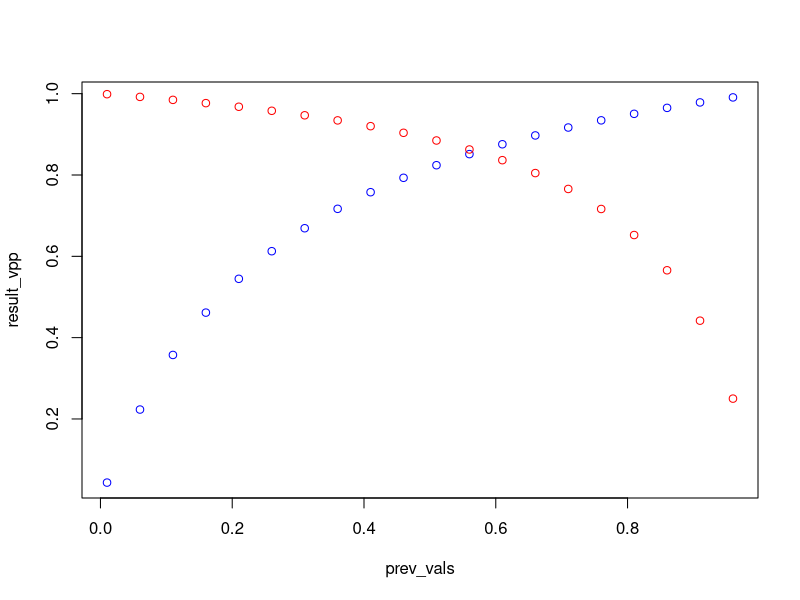

R code for this plot:
sensibilidade <- 0.9
especificidade <- 0.8
prevalencia <- 0.02

#Passo 1 - Matriz descritiva do teste
table_carac <-  matrix(c(sensibilidade,1-sensibilidade,1-especificidade,especificidade),nrow = 2,ncol = 2,byrow = TRUE)
colnames(table_carac) <- c("Positivo", "Negativo")
rownames(table_carac) <- c("Doente", "Não Doente")
table_carac


#Passo 2 - Matriz descritiva do teste  em % na população
table_pop <- table_carac*c(0.02,0.98)

table_pop

#Passo 3 - Matriz resultantes dos testes na população 

D_P <- table_pop[1,1]/sum(table_pop[,1]) 
D_N <- table_pop[1,2]/sum(table_pop[,2]) 
ND_P <- table_pop[2,1]/sum(table_pop[,1]) 
ND_N <- table_pop[2,2]/sum(table_pop[,2])

table_resul <- matrix(c(D_P,D_N,ND_P,ND_N),ncol = 2,byrow = TRUE)
colnames(table_resul) <- c("Positivo", "Negativo")
rownames(table_resul) <- c("Doente", "Não Doente")
table_resul


teste <- function(sens,espec,prev ){
  
  #Passo 1 - Matriz descritiva do teste
  table_carac <-  matrix(c(sensibilidade,1-sensibilidade,1-especificidade,especificidade),nrow = 2,ncol = 2,byrow = TRUE)
  colnames(table_carac) <- c("Positivo", "Negativo")
  rownames(table_carac) <- c("Doente", "Não Doente")

  
  #Passo 2 - Matriz descritiva do teste  em % na população
  table_pop <- table_carac*c(prev,1 - prev)
  
  
  #Passo 3 - Matriz resultantes dos testes na população 
  
  D_P <- table_pop[1,1]/sum(table_pop[,1]) 
  D_N <- table_pop[1,2]/sum(table_pop[,2]) 
  ND_P <- table_pop[2,1]/sum(table_pop[,1]) 
  ND_N <- table_pop[2,2]/sum(table_pop[,2])
  
  table_resul <- matrix(c(D_P,D_N,ND_P,ND_N),ncol = 2,byrow = TRUE)
  colnames(table_resul) <- c("Positivo", "Negativo")
  rownames(table_resul) <- c("Doente", "Não Doente")
                             
  return(table_resul)
}

teste(sens = 0.9,
      espec = 0.8,
      prev = 0.02)


prev_vals <- seq(0.01, 1, by = 0.05)

result_vpp <- sapply(prev_vals, function(p) teste(0.9, 0.8, prev = p)[1, 1])
result_vpn <- sapply(prev_vals, function(p) teste(0.9, 0.8, prev = p)[2, 2])


plot(prev_vals, result_vpp,
     col = "blue"
)

points(prev_vals, result_vpn,
       col = "red")                

